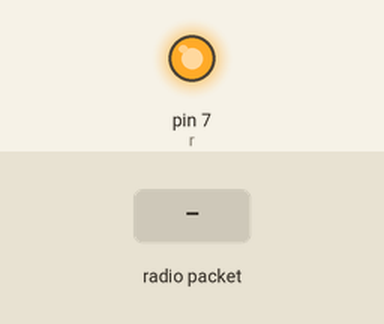
A sketch run on a simulated Arduino Uno, built with avr-gcc and run on an emulated ATmega328P. On the bench: output pins drawn as LEDs (lit = HIGH). The test bench sets the inputs (shaded band). No radio packets arrive unless stated; the audio player accepts every command and is not drawn.

Above: at 11.5 s.
11.6 s: radio packet "911" arrives
At 12.2 s:
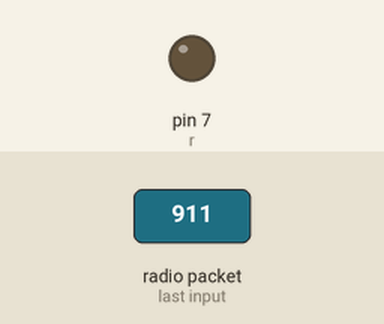
Timing chart, 0 to 14.6 s (numbered marks = the images above; inputs shaded):
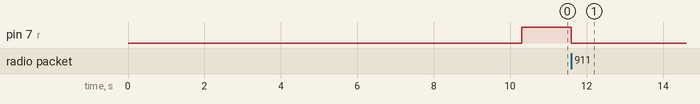

The sketch:

T.ino
```cpp
#include <SPI.h>
#include <nRF24L01.h>
#include <RF24.h>
#include <SoftwareSerial.h>
#include <DFPlayer_Mini_Mp3.h>

RF24 radio(9, 10);
const uint64_t pipe = 0xE8E8F0F0E1LL;
String str;
int r=7;
int t=0;

void setup() {
  Serial.begin(9600);
  mp3_set_serial(Serial);
  delay (100);
  mp3_set_volume(25);
  delay (100);
  mp3_play(1);
  delay (100);
  delay(10000);
  radio.begin();
  radio.openReadingPipe(1, pipe);
  radio.startListening();
  pinMode(r,OUTPUT);
  digitalWrite(r, HIGH);
}

void loop() {
//radio.openReadingPipe(1, pipe);
if (radio.available()){
//  Serial.println("in port");
  char d[32]="" ;
  radio.read(&d, sizeof(d));
  str = d;
// Serial.println(str);
  if (str == "911"){
    digitalWrite(r, LOW);
    t=1;
   }}
if (t>0){
 t=0;
 delay (100);
  mp3_play(2);
   delay (10000);
}}
```

Measured:
- after the input at 11.6 s, pin 7 (r): HIGH → LOW at once
